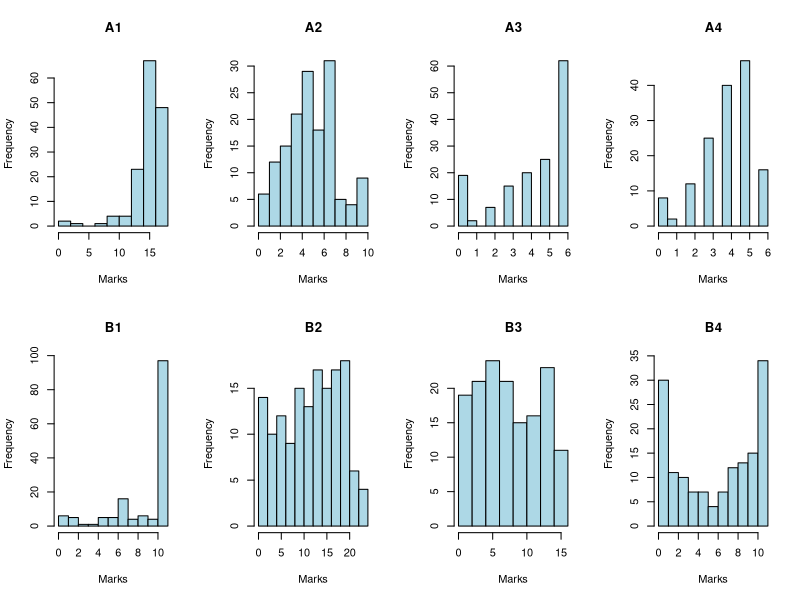
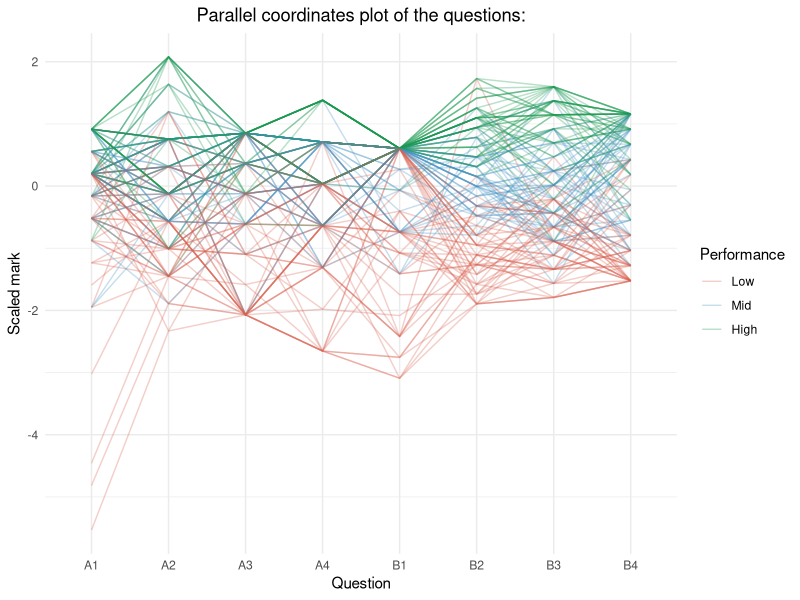
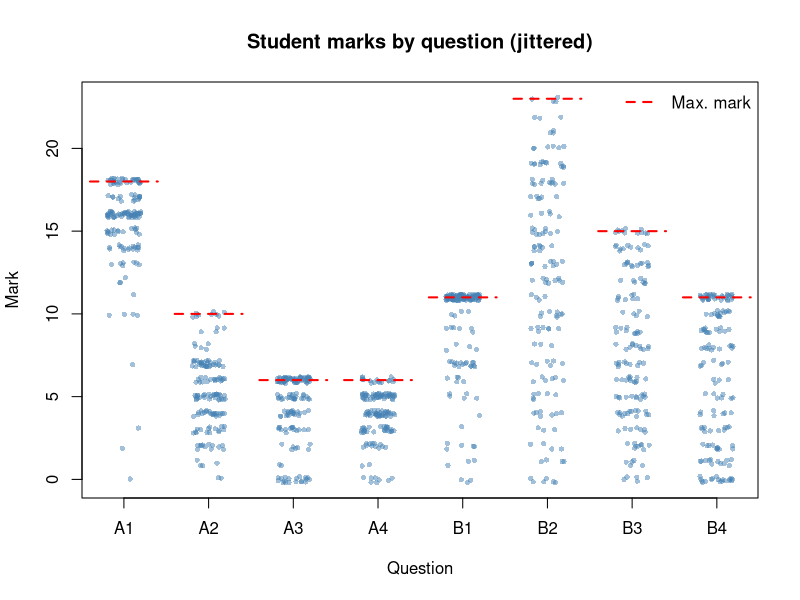
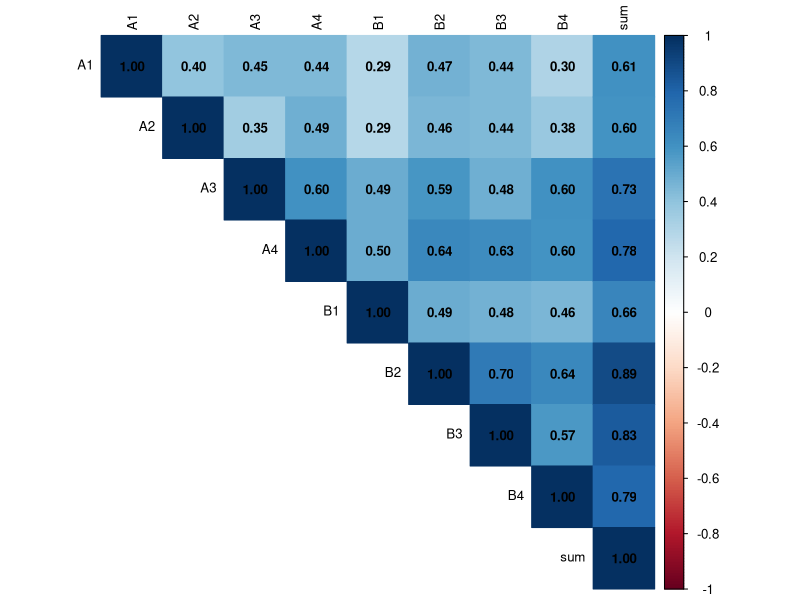
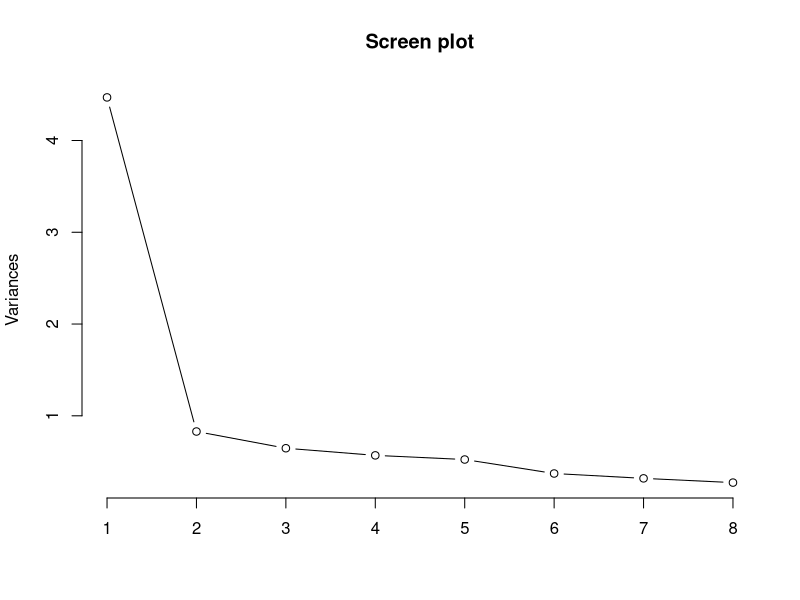
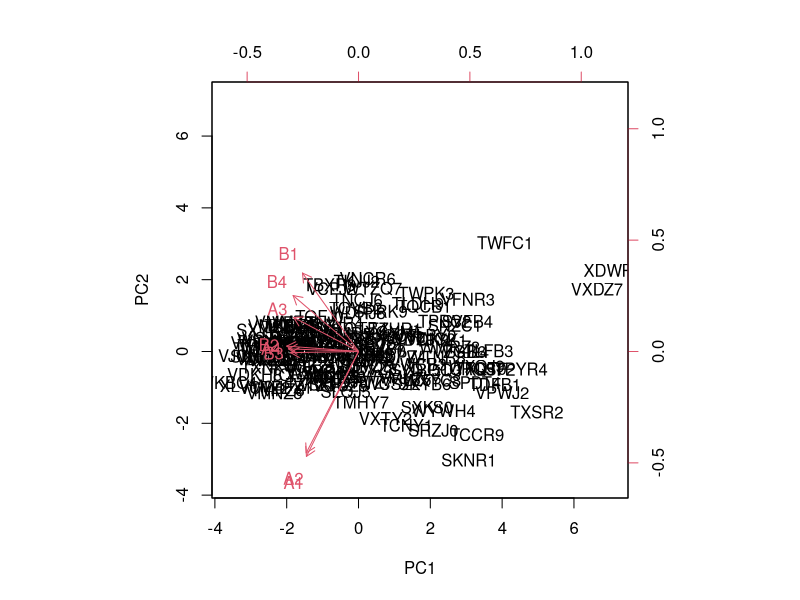
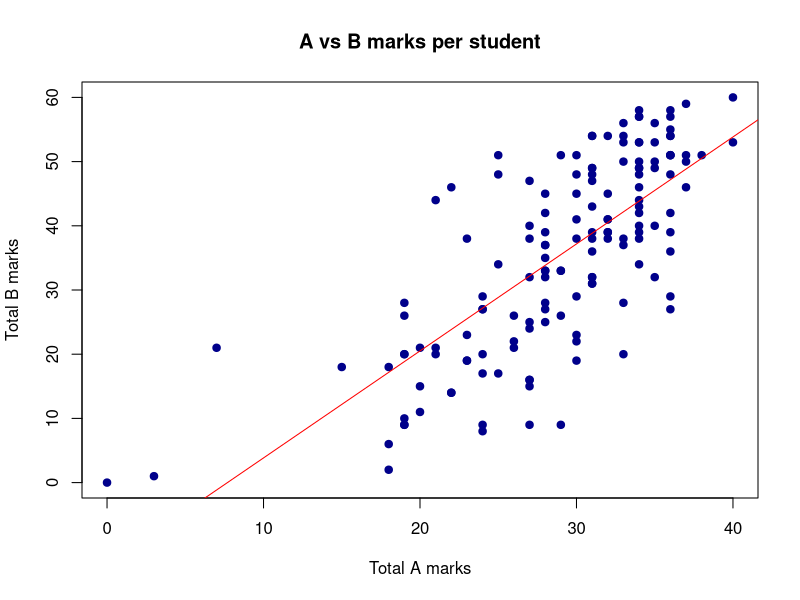

Write R code to recreate these figures, in order.
## ---- chunk 1
knitr::opts_chunk$set(echo = TRUE)
## ---- chunk 2
raw <- read.table(
    "200120178exammarks.dat",
    header    = TRUE, # first line holds column names (A1 A2 ... sum)
    row.names = 1 # first column holds row labels (student IDs / max.)
)
marks <- raw[rownames(raw) != "max.", ]
marks_q <- marks[, -9]
## ---- chunk 3
par(mfrow = c(2, 4))
for (q in names(marks_q)) {
    hist(marks_q[[q]], main = q, xlab = "Marks", col = "lightblue")
}
par(mfrow = c(1, 1))
## ---- chunk 4
marks_pc <- marks_q
marks_pc$total <- marks$sum
questions <- colnames(marks_q)
breaks <- quantile(marks_pc$total, probs = c(0, 1 / 3, 2 / 3, 1))
marks_pc$performance <- cut(marks_pc$total,
    breaks = breaks,
    labels = c("Low", "Mid", "High"),
    include.lowest = TRUE
)
# Parallel coordinates plot
library(GGally)
ggparcoord(marks_pc,
    columns     = seq_along(questions), # question columns only
    groupColumn = "performance",
    # scale       = "uniminmax", # scale each axis to [0, 1]
    alphaLines  = 0.3
) +
    scale_color_manual(values = c(
        "Low"  = "#d6604d",
        "Mid"  = "#4393c3",
        "High" = "#1a9850"
    )) +
    labs(title="Parallel coordinates plot of the questions:",
        x     = "Question",
        y     = "Scaled mark",
        color = "Performance"
    ) +
    theme_minimal(base_size = 11)+
  theme(plot.title = element_text(hjust = 0.5))
## ---- chunk 5
q_index <- rep(seq_along(questions), each = nrow(marks_q))
max_marks <- raw["max.", ]
mark_vec <- unlist(marks_q)

# Jitter plot — reveals distribution of discrete marks per question
plot(jitter(q_index), jitter(mark_vec),
    xlab = "Question", ylab = "Mark",
    xaxt = "n", # suppress default x-axis
    pch = 16, cex = 0.7, # solid small dots
    col = adjustcolor("steelblue", alpha.f = 0.5),
    main = "Student marks by question (jittered)"
)

axis(1, at = seq_along(questions), labels = questions)

# Add max-mark reference lines for each question
segments(
    x0 = seq_along(questions) - 0.4,
    x1 = seq_along(questions) + 0.4,
    y0 = as.numeric(max_marks[questions]),
    col = "red", lwd = 2, lty = 2
)

legend("topright", legend = "Max. mark", col = "red", lty = 2, lwd = 2, bty = "n")
## ---- chunk 6
cor_mat <- cor(raw[-1,])
round(cor_mat, 2)
## ---- chunk 7
library(corrplot)
corrplot(cor_mat,
    method       = "color", # coloured heatmap
    type         = "upper", # only upper triangle (cleaner)
    addCoef.col  = "black", # add correlation numbers
    tl.col       = "black", # text label colour
    number.cex   = 0.8, # size of the numbers
    tl.cex       = 0.8
)
## ---- chunk 8
pca <- prcomp(marks_q, scale. = TRUE)
summary(pca) # % variance explained
pca$rotation # loadings
## ---- chunk 9
plot(pca, type = "l", main = "Screen plot")
## ---- chunk 10
biplot(pca, scale = 0)

## ---- chunk 11
A_mean <- apply(marks_q[, 1:4], 2, mean)
B_mean <- apply(marks_q[, 5:8], 2, mean)

## ---- chunk 12
marks_q$A_total <- rowSums(marks_q[, 1:4])
marks_q$B_total <- rowSums(marks_q[, 5:8])

plot(marks_q$A_total, marks_q$B_total,
    xlab = "Total A marks", ylab = "Total B marks",
    pch = 19, col = "darkblue",
    main = "A vs B marks per student"
)
abline(lm(B_total ~ A_total, data = marks_q), col = "red")
marks_q$A_total <- NULL
marks_q$B_total <- NULL
## ---- chunk 13
model <- lm(sum ~ A1 + A2 + A3 + A4 + B1 + B2 + B3 + B4, data = marks)
summary(model)
